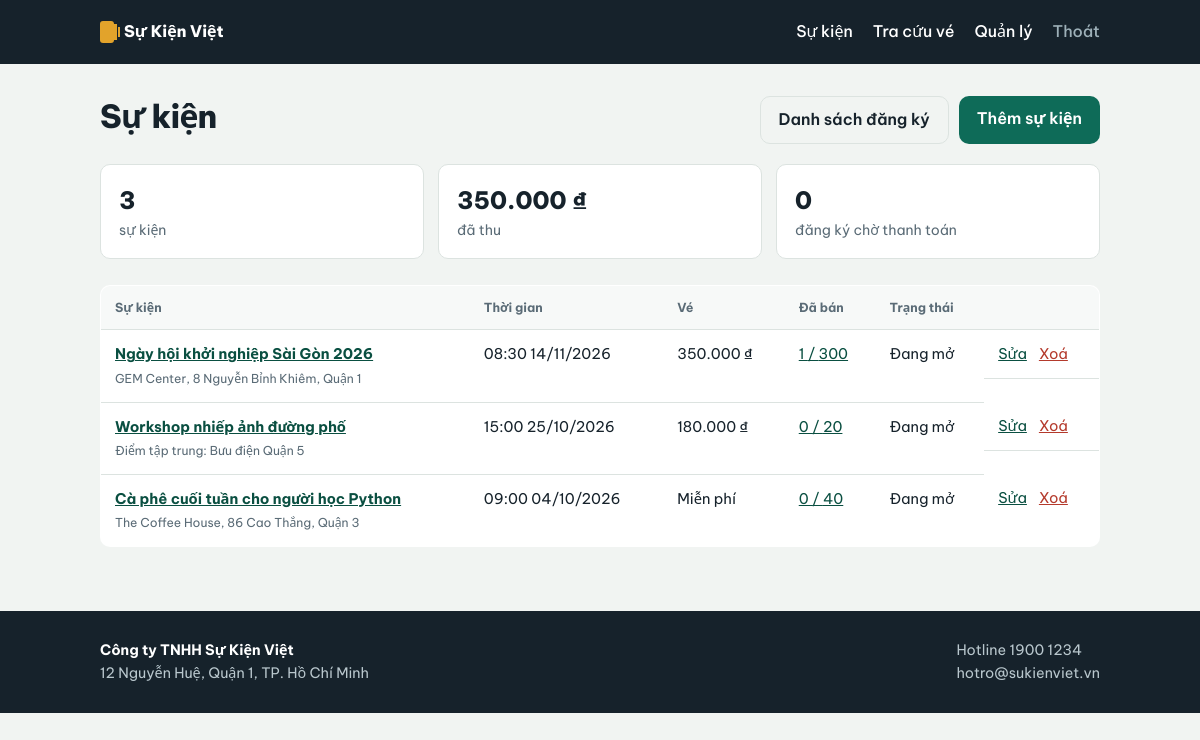
/admin (signed in), run on the app's committed database.
### app.py (models this page shows, shortened)
class Event(db.Model):
    id = db.Column(db.Integer, primary_key=True)
    title = db.Column(db.String(200), nullable=False)
    summary = db.Column(db.String(300), default="")
    description = db.Column(db.Text, default="")
    location = db.Column(db.String(200), default="")
    start_at = db.Column(db.DateTime, nullable=False)
    end_at = db.Column(db.DateTime)
    capacity = db.Column(db.Integer, default=100)          # 0 = không giới hạn
    price = db.Column(db.Integer, default=0)               # 0 = miễn phí
    banner = db.Column(db.String(255))
    published = db.Column(db.Boolean, default=True)
    created_at = db.Column(db.DateTime, default=datetime.now)
    registrations = db.relationship(
        "Registration", backref="event", cascade="all, delete-orphan", lazy=True
    )
    @property
    def is_free(self):
        return (self.price or 0) <= 0
    @property
    def sold(self):
        return sum(r.quantity for r in self.registrations
                   if r.status in ("paid", "pending"))
    @property
    def is_past(self):
        return self.start_at < datetime.now()

class Registration(db.Model):
    id = db.Column(db.Integer, primary_key=True)
    code = db.Column(db.String(20), unique=True, nullable=False)
    event_id = db.Column(db.Integer, db.ForeignKey("event.id"), nullable=False)
    full_name = db.Column(db.String(120), nullable=False)
    email = db.Column(db.String(120), nullable=False)
    phone = db.Column(db.String(30), default="")
    note = db.Column(db.String(300), default="")
    quantity = db.Column(db.Integer, default=1)
    unit_price = db.Column(db.Integer, default=0)
    amount = db.Column(db.Integer, default=0)
    status = db.Column(db.String(20), default="pending")   # pending | paid | cancelled
    invoice_no = db.Column(db.String(30))
    created_at = db.Column(db.DateTime, default=datetime.now)
    paid_at = db.Column(db.DateTime)

### app.py (the view)
@app.route("/admin")
@login_required
def admin_events():
    events = Event.query.order_by(Event.start_at.desc()).all()
    revenue = db.session.query(db.func.sum(Registration.amount)).filter(
        Registration.status == "paid").scalar() or 0
    pending = Registration.query.filter_by(status="pending").count()
    return render_template("admin_events.html", events=events,
                           revenue=revenue, pending=pending)

### app.py (called while the page is built)
def money(v):
    return f"{int(v or 0):,}".replace(",", ".") + " ₫"

def login_required(view):
    @wraps(view)
    def wrapper(*args, **kwargs):
        if not session.get("admin"):
            flash("Đăng nhập để vào trang quản lý.", "warn")
            return redirect(url_for("admin_login", next=request.path))
        return view(*args, **kwargs)
    return wrapper

### templates/admin_events.html (shortened to what this page needs)
{% extends "base.html" %}
{% block content %}
<div class="admin-head">
  <h1>Sự kiện</h1>
  <div class="admin-actions">
    <a class="btn btn-ghost" href="{{ url_for('admin_registrations') }}">Danh sách đăng ký</a>
    <a class="btn" href="{{ url_for('event_form') }}">Thêm sự kiện</a>
  </div>
</div>
<div class="stats">
  <div><span>{{ events|length }}</span>sự kiện</div>
  <div><span>{{ revenue|money }}</span>đã thu</div>
  <div><span>{{ pending }}</span>đăng ký chờ thanh toán</div>
</div>
{% if events %}
<table class="table">
  <thead>
    <tr><th>Sự kiện</th><th>Thời gian</th><th>Vé</th><th>Đã bán</th><th>Trạng thái</th><th></th></tr>
  </thead>
  <tbody>
    {% for e in events %}
    <tr>
      <td>
        <a href="{{ url_for('event_detail', event_id=e.id) }}"><strong>{{ e.title }}</strong></a><br>
        <small>{{ e.location }}</small>
      </td>
      <td>{{ e.start_at.strftime('%H:%M %d/%m/%Y') }}</td>
      <td>{{ 'Miễn phí' if e.is_free else e.price|money }}</td>
      <td><a href="{{ url_for('admin_registrations', event_id=e.id) }}">{{ e.sold }}{% if e.capacity %} / {{ e.capacity }}{% endif %}</a></td>
      <td>{% if not e.published %}Bản nháp{% elif e.is_past %}Đã diễn ra{% else %}Đang mở{% endif %}</td>
      <td class="row-actions">
        <a href="{{ url_for('event_form', event_id=e.id) }}">Sửa</a>
        <form method="post" action="{{ url_for('event_delete', event_id=e.id) }}"
              onsubmit="return confirm('Xoá “{{ e.title }}” và toàn bộ {{ e.registrations|length }} đăng ký của sự kiện này?')">
          <button class="link-danger" type="submit">Xoá</button>
        </form>
      </td>
    </tr>
    {% endfor %}
  </tbody>
</table>
{% else %}
  <p class="empty">Chưa có sự kiện nào. <a href="{{ url_for('event_form') }}">Thêm sự kiện đầu tiên</a>.</p>
{% endif %}
{% endblock %}

### static/uploads/style.css (style rules this page uses)
:root { --ink:#16222B; --ink-soft:#5A6B76; --line:#DCE3E0; --paper:#FFFFFF; --mist:#F1F4F2; --teal:#0E6B58; --teal-dark:#0A4F41; --amber:#E2A32B; --rose:#B43A2C; --radius:10px; }
* { box-sizing:border-box }
body { margin:0;background:var(--mist);color:var(--ink); font-family:"Be Vietnam Pro",system-ui,"Segoe UI",sans-serif; font-size:16px;line-height:1.6; }
a { color:var(--teal-dark) }
h1,h2,h3 { line-height:1.2;margin:0 0 .5rem }
h1 { font-size:2rem;font-weight:800;letter-spacing:-.02em }
.btn { display:inline-block;padding:10px 18px;border-radius:var(--radius);background:var(--teal); color:#fff;text-decoration:none;font-weight:600;border:0;font:inherit;font-weight:600;cursor:pointer; text-align:center }
.btn-ghost { background:transparent;color:var(--ink);border:1px solid var(--line) }
.link,.link-danger { background:none;border:0;padding:0;font:inherit;cursor:pointer; color:var(--teal-dark);text-decoration:underline }
.link-danger { color:var(--rose) }
.admin-head { display:flex;justify-content:space-between;align-items:center;gap:16px;flex-wrap:wrap }
.admin-actions { display:flex;gap:10px }
.stats { display:grid;grid-template-columns:repeat(3,1fr);gap:14px;margin:20px 0 26px }
.stats div { background:var(--paper);border:1px solid var(--line);border-radius:var(--radius); padding:16px 18px;color:var(--ink-soft);font-size:.88rem }
.stats span { display:block;font-size:1.5rem;font-weight:800;color:var(--ink) }
.table { width:100%;border-collapse:collapse;background:var(--paper); border:1px solid var(--line);border-radius:var(--radius);overflow:hidden }
.table th,.table td { padding:12px 14px;text-align:left;border-bottom:1px solid var(--line); vertical-align:top;font-size:.92rem }
.table thead th { background:#F7F9F8;font-size:.78rem;color:var(--ink-soft) }
.table tbody tr:last-child td { border-bottom:0 }
.table small { color:var(--ink-soft) }
.row-actions { display:flex;gap:12px;flex-wrap:wrap;align-items:center }
.row-actions form { display:inline }

### data on the page
Event: title "Ngày hội khởi nghiệp Sài Gòn 2026", location "GEM Center, 8 Nguyễn Bỉnh Khiêm, Quận 1", start_at "08:30 14/11/2026", price "350.000 ₫", sold "1", capacity "300", published "Đang mở"
Event: title "Workshop nhiếp ảnh đường phố", location "Điểm tập trung: Bưu điện Quận 5", start_at "15:00 25/10/2026", price "180.000 ₫", sold "0", capacity "20", published "Đang mở"
Event: title "Cà phê cuối tuần cho người học Python", location "The Coffee House, 86 Cao Thắng, Quận 3", start_at "09:00 04/10/2026", price "Miễn phí", sold "0", capacity "40", published "Đang mở"

### other printed values
{{ events|length }} "3"
{{ revenue|money }} "350.000 ₫"
{{ pending }} "0"
{{ ORG.name }} "Công ty TNHH Sự Kiện Việt"
{{ ORG.address }} "12 Nguyễn Huệ, Quận 1, TP. Hồ Chí Minh"
{{ ORG.hotline }} "1900 1234"
{{ ORG.email }} "hotro@sukienviet.vn"
